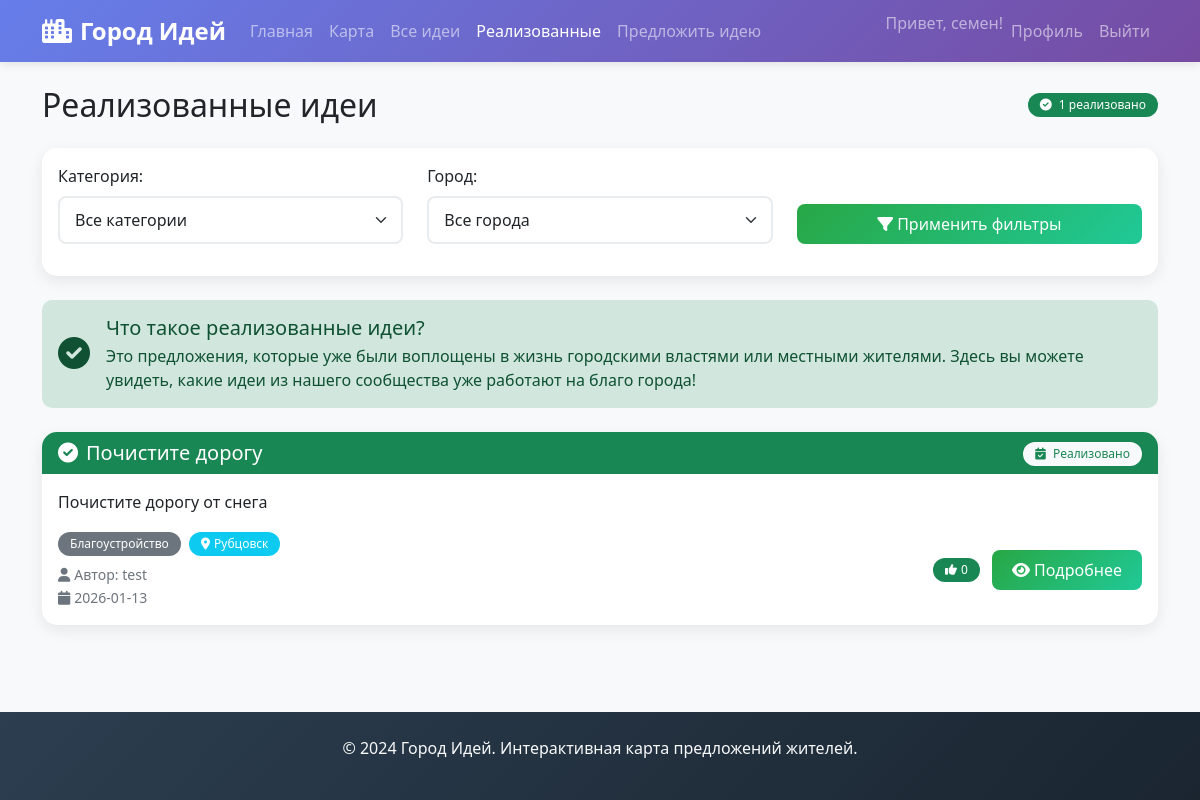
/implemented (signed in), run on the app's committed database.
### tables this page shows
CREATE TABLE users (
        id INTEGER PRIMARY KEY AUTOINCREMENT,
        username TEXT UNIQUE NOT NULL,
        email TEXT UNIQUE NOT NULL,
        password_hash TEXT NOT NULL,
        is_admin BOOLEAN DEFAULT 0,
        created_at TIMESTAMP DEFAULT CURRENT_TIMESTAMP
    );

CREATE TABLE ideas (
        id INTEGER PRIMARY KEY AUTOINCREMENT,
        title TEXT NOT NULL,
        description TEXT NOT NULL,
        category TEXT NOT NULL,
        latitude REAL NOT NULL,
        longitude REAL NOT NULL,
        user_id INTEGER NOT NULL,
        city_id INTEGER,
        status TEXT DEFAULT 'pending',
        votes_count INTEGER DEFAULT 0,
        views_count INTEGER DEFAULT 0,
        created_at TIMESTAMP DEFAULT CURRENT_TIMESTAMP,
        image_path TEXT,
        FOREIGN KEY (user_id) REFERENCES users (id),
        FOREIGN KEY (city_id) REFERENCES cities (id)
    );

CREATE TABLE cities (
        id INTEGER PRIMARY KEY AUTOINCREMENT,
        name TEXT UNIQUE NOT NULL,
        description TEXT,
        latitude REAL NOT NULL,
        longitude REAL NOT NULL,
        zoom INTEGER DEFAULT 12,
        is_active BOOLEAN DEFAULT 1,
        created_at TIMESTAMP DEFAULT CURRENT_TIMESTAMP
    );

### app.py (the view)
@app.route('/implemented')
@login_required
def implemented_ideas():
    category = request.args.get('category', 'all')
    city_id = request.args.get('city_id', type=int)
    ideas = db.get_all_ideas(
        status='implemented',
        category=category if category != 'all' else None,
        city_id=city_id if city_id else None
    )
    categories = ['спорт', 'культура', 'детский досуг', 'экология', 'транспорт', 'благоустройство']
    cities = db.get_all_cities()
    return render_template('implemented.html',
                           ideas=ideas,
                           categories=categories,
                           selected_category=category,
                           cities=cities,
                           selected_city_id=city_id)

### app.py (called while the page is built)
@login_manager.user_loader
def load_user(user_id):
    user_data = db.get_user_by_id(user_id)
    if user_data:
        return User(user_data)
    return None

### database.py (called while the page is built)
def get_db():
    conn = sqlite3.connect(DB_PATH)
    conn.row_factory = sqlite3.Row
    return conn

def get_user_by_id(user_id):
    conn = get_db()
    cursor = conn.cursor()
    cursor.execute('SELECT * FROM users WHERE id = ?', (user_id,))
    user = cursor.fetchone()
    conn.close()
    return dict(user) if user else None

def get_all_cities(active_only=True):
    conn = get_db()
    cursor = conn.cursor()
    if active_only:
        cursor.execute('SELECT * FROM cities WHERE is_active = 1 ORDER BY name')
    else:
        cursor.execute('SELECT * FROM cities ORDER BY name')
    cities = cursor.fetchall()
    conn.close()
    return [dict(city) for city in cities]

def get_comments_by_idea(idea_id):
    conn = get_db()
    cursor = conn.cursor()
    cursor.execute('''
    SELECT comments.*, users.username
    FROM comments
    LEFT JOIN users ON comments.user_id = users.id
    WHERE idea_id = ?
    ORDER BY comments.created_at
    ''', (idea_id,))
    comments = cursor.fetchall()
    conn.close()
    return [dict(comment) for comment in comments]

### templates/implemented.html (shortened to what this page needs)
<!DOCTYPE html>
<html lang="ru">
<head>
    <link href="https://cdn.jsdelivr.net/npm/bootstrap@5.1.3/dist/css/bootstrap.min.css" rel="stylesheet">
    <link rel="stylesheet" href="{{ url_for('static', filename='css/style.css') }}">
    <link rel="stylesheet" href="https://cdnjs.cloudflare.com/ajax/libs/font-awesome/6.0.0/css/all.min.css">
</head>
<body>
    <nav class="navbar navbar-expand-lg navbar-dark bg-primary">
        <div class="container">
            <a class="navbar-brand" href="{{ url_for('index') }}">
                <i class="fas fa-city me-2"></i>Город Идей
            </a>
            <div class="collapse navbar-collapse" id="navbarNav">
                <ul class="navbar-nav me-auto">
                    <li class="nav-item">
                        <a class="nav-link" href="{{ url_for('index') }}">Главная</a>
                    </li>
                    {% if current_user.is_authenticated %}
                    <li class="nav-item">
                        <a class="nav-link" href="{{ url_for('map_page') }}">Карта</a>
                    </li>
                    <li class="nav-item">
                        <a class="nav-link" href="{{ url_for('ideas_list') }}">Все идеи</a>
                    </li>
                    <li class="nav-item">
                        <a class="nav-link active" href="{{ url_for('implemented_ideas') }}">Реализованные</a>
                    </li>
                    <li class="nav-item">
                        <a class="nav-link" href="{{ url_for('add_idea') }}">Предложить идею</a>
                    </li>
                    {% endif %}
                </ul>
                <ul class="navbar-nav">
                    {% if current_user.is_authenticated %}
                    <li class="nav-item">
                        <span class="navbar-text">Привет, {{ current_user.username }}!</span>
                    </li>
                    <li class="nav-item">
                        <a class="nav-link" href="{{ url_for('profile') }}">Профиль</a>
                    </li>
                    <li class="nav-item">
                        <a class="nav-link" href="{{ url_for('logout') }}">Выйти</a>
                    </li>
                    {% endif %}
                </ul>
            </div>
        </div>
    </nav>
    <div class="container mt-4">
        <div class="row">
            <div class="col-12">
                <div class="d-flex justify-content-between align-items-center mb-4">
                    <h2 class="mb-0">Реализованные идеи</h2>
                    <span class="badge bg-success">
                        <i class="fas fa-check-circle me-1"></i>
                        {{ ideas|length }} реализовано
                    </span>
                </div>
                <div class="card mb-4">
                    <div class="card-body">
                        <form method="GET" class="row">
                            <div class="col-md-4 mb-3">
                                <label for="category" class="form-label">Категория:</label>
                                <select class="form-select" id="category" name="category">
                                    <option value="all" {% if selected_category == 'all' %}selected{% endif %}>Все категории</option>
                                </select>
                            </div>
                            <div class="col-md-4 mb-3">
                                <label for="city_id" class="form-label">Город:</label>
                                <select class="form-select" id="city_id" name="city_id">
                                    <option value="" {% if not selected_city_id %}selected{% endif %}>Все города</option>
                                </select>
                            </div>
                            <div class="col-md-4 mb-3 d-flex align-items-end">
                                <button type="submit" class="btn btn-success w-100">
                                    <i class="fas fa-filter me-1"></i>Применить фильтры
                                </button>
                            </div>
                        </form>
                    </div>
                </div>
                <div class="alert alert-success mb-4">
                    <div class="d-flex align-items-center">
                        <div class="me-3">
                            <i class="fas fa-check-circle fa-2x"></i>
                        </div>
                        <div>
                            <h5 class="alert-heading mb-1">Что такое реализованные идеи?</h5>
                            <p class="mb-0">Это предложения, которые уже были воплощены в жизнь городскими властями или местными жителями. Здесь вы можете увидеть, какие идеи из нашего сообщества уже работают на благо города!</p>
                        </div>
                    </div>
                </div>
                {% if ideas %}
                    {% for idea in ideas %}
                    <div class="card mb-3 border-success">
                        <div class="card-header bg-success text-white d-flex justify-content-between align-items-center">
                            <div>
                                <h5 class="mb-0">
                                    <i class="fas fa-check-circle me-2"></i>{{ idea.title }}
                                </h5>
                            </div>
                            <div>
                                <span class="badge bg-light text-success">
                                    <i class="fas fa-calendar-check me-1"></i>
                                    Реализовано
                                </span>
                            </div>
                        </div>
                        <div class="card-body">
                            <div class="row">
                                <div class="{% if idea.image_path %}col-md-9{% else %}col-12{% endif %}">
                                    <p class="card-text">{{ idea.description }}</p>
                                    <div class="d-flex justify-content-between align-items-center">
                                        <div>
                                            <span class="badge bg-secondary">{{ idea.category|title }}</span>
                                            {% if idea.city_name %}
                                            <span class="badge bg-info ms-1">
                                                <i class="fas fa-map-marker-alt me-1"></i>{{ idea.city_name }}
                                            </span>
                                            {% endif %}
                                            <small class="text-muted d-block mt-2">
                                                <i class="fas fa-user me-1"></i>Автор: {{ idea.username }}
                                            </small>
                                            <small class="text-muted">
                                                <i class="fas fa-calendar me-1"></i>{{ idea.created_at[:10] }}
                                            </small>
                                        </div>
                                        <div>
                                            <span class="badge bg-success me-2">
                                                <i class="fas fa-thumbs-up me-1"></i>{{ idea.votes_count }}
                                            </span>
                                            <a href="{{ url_for('idea_detail', idea_id=idea.id) }}" class="btn btn-success">
                                                <i class="fas fa-eye me-1"></i>Подробнее
                                            </a>
                                        </div>
                                    </div>
                                </div>
                            </div>
                        </div>
                    </div>
                    {% endfor %}
                {% endif %}
            </div>
        </div>
    </div>
    <footer class="bg-dark text-light mt-5 py-4">
        <div class="container text-center">
            <p>&copy; 2024 Город Идей. Интерактивная карта предложений жителей.</p>
        </div>
    </footer>
</body>
</html>

### static/css/style.css (style rules this page uses)
body { background-color: #f8f9fa; font-family: 'Segoe UI', Tahoma, Geneva, Verdana, sans-serif; min-height: 100vh; display: flex; flex-direction: column; }
.container { flex: 1; }
.navbar-brand { font-weight: 700; font-size: 1.5rem; }
.navbar-dark.bg-primary { background: linear-gradient(135deg, #667eea 0%, #764ba2 100%); box-shadow: 0 2px 10px rgba(0,0,0,0.1); }
.card { border: none; border-radius: 15px; box-shadow: 0 5px 15px rgba(0,0,0,0.08); transition: transform 0.3s ease, box-shadow 0.3s ease; margin-bottom: 20px; }
.card-header { border-radius: 15px 15px 0 0 !important; border-bottom: none; font-weight: 600; }
.btn { border-radius: 8px; padding: 8px 20px; font-weight: 500; transition: all 0.3s ease; }
.btn-success { background: linear-gradient(135deg, #42e695 0%, #3bb2b8 100%); border: none; }
.badge { padding: 6px 12px; border-radius: 20px; font-weight: 500; }
.form-control, .form-select { border-radius: 8px; border: 2px solid #e9ecef; padding: 10px 15px; }
.alert { border-radius: 10px; border: none; }
footer { margin-top: auto; background: linear-gradient(135deg, #2c3e50 0%, #1a2530 100%); color: white; }
.btn-success { background: linear-gradient(135deg, #28a745 0%, #20c997 100%); border: none; transition: all 0.3s; }

### data on the page
users: username "семен"
ideas: title "Почистите дорогу", description "Почистите дорогу от снега", category "Благоустройство", city_name "Рубцовск", username "test", created_at "2026-01-13", votes_count "0"

### other printed values
{{ ideas|length }} "1"
